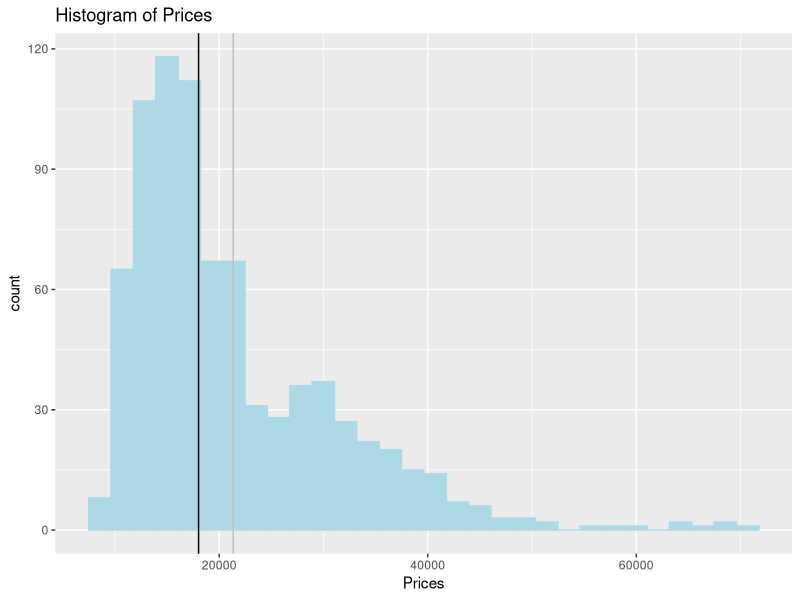
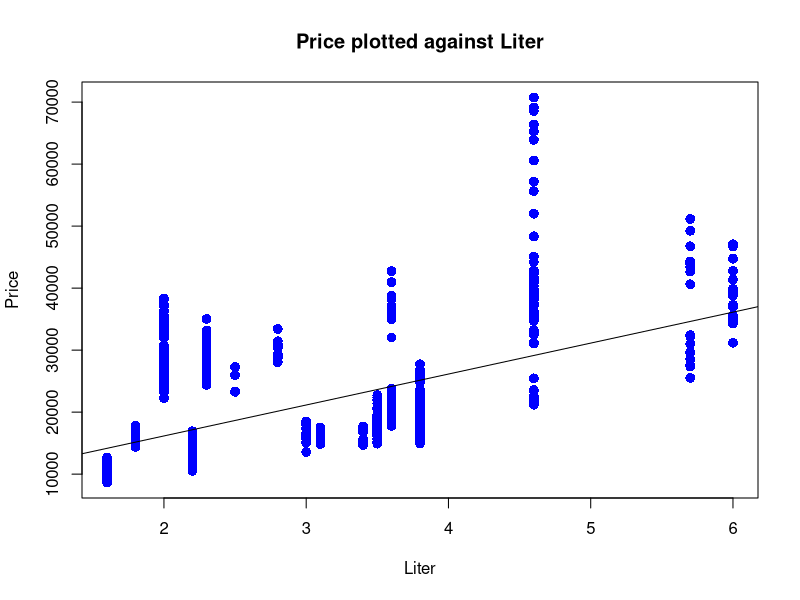
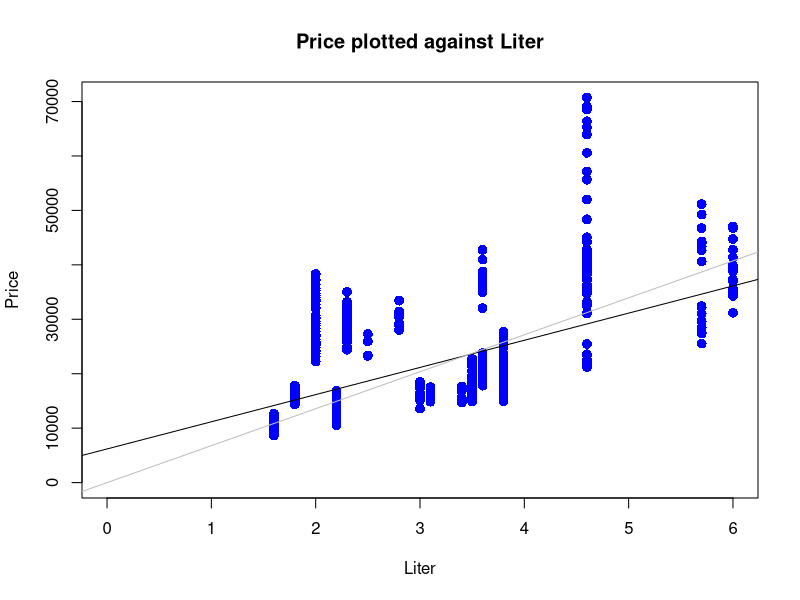

R code for these plots, in order:
## ---- chunk 1
library("readxl")
library("ggplot2")
library("dplyr")
library("sandwich")
## ---- chunk 2
car_data <- read_excel("QRMassignment20211008.xlsx")
#View(car_data)

#a)

ggplot(data = car_data, aes(x = Prices, fill = group)) +
  geom_histogram(mapping = aes(Price), bins = 30, col = "lightblue", fill = "lightblue") +
  geom_vline(mapping = aes(xintercept = mean(Price), colour = "Mean of Prices"), col = "grey") +
  geom_vline(mapping = aes(xintercept = median(Price), colour = "Median of Prices"), col = "black") +
  scale_fill_manual(name="Legend",values=c("grey","black"),labels=c("Mean of Prices","Median of Prices")) +
  labs(title = "Histogram of Prices")
  
###some explaining words here




#b)

car_small_cyl_vol <- car_data %>% filter(Liter < 3)
car_large_cyl_vol <- car_data %>% filter(Liter > 3)

  ### check whether below and above 3 liters includes all observations
  identical(nrow(car_small_cyl_vol)+nrow(car_large_cyl_vol),nrow(car_data))
  ##returns FALSE; hence it does not include all observations
  
  ### Cars with exactly 3 liters cylinder volume should be excluded after the constraints given in the exercise
  car_between_cyl_vol <- car_data %>% filter(Liter == 3)
  
  ### including 3 liter culinder volume cars as well yields the identical lenth of datasets
  identical(nrow(car_small_cyl_vol)+nrow(car_large_cyl_vol)+nrow(car_between_cyl_vol),nrow(car_data))

my_small <- car_small_cyl_vol$Liter
my_large <- car_large_cyl_vol$Liter

### Compute a t-test to test the null hypothesis for two means
t.test(my_small, my_large, conf.level = 0.99)


  ### We reject the null hypothesis that the population mean price of cars with a cylinder volume of more than 3 liters equals the population mean price of cars with a cylinder volume of more than 3 liters at a significance level of 0.01 as the constructed p-value is insignificant (i.e., very small)

#c)

price <- car_data$Price
liter <- car_data$Liter

### OLS estimation
lm_price_liter <- lm(price ~ liter)

summary(lm_price_liter)


### Computation of heteroscedasticity-robust standard errors
heterorob_SE <- sqrt(diag(vcovHC(lm_price_liter, type = "HC1")))
heterorob_SE

### Create table

### some explainng words here

#d)

### Plot and add prices vs. liter to regression line

plot(liter, price, pch = 16, cex = 1.3, col = "blue", main = "Price plotted against Liter", xlab = "Liter", ylab = "Price") + abline(lm_price_liter)

#e)

lm_price_origin_liter <- lm(price ~ 0 + liter)

heterorob_origin_SE <- sqrt(diag(vcovHC(lm_price_origin_liter, type = "HC1")))
heterorob_origin_SE

#f)
plot(liter, price, pch = 16, cex = 1.3, col = "blue", main = "Price plotted against Liter", xlab = "Liter", ylab = "Price", xlim=c(0,max(liter)), ylim = c(0, max(price))) + abline(lm_price_liter) + abline(lm_price_origin_liter, col = "grey")

#g)

summary(lm_price_origin_liter)

#h)

car_data_h <- select(car_data, Price, Liter, Mileage, Cruise, Sound, Leather)

lm_prices_all <- lm(data = car_data_h, Price ~ .)

#i)
summary(lm_prices_all)

#j)

car_data_j <- mutate(car_data_h, miles_30k = 1*(Mileage>30000))

lm_prices_all_30kmiles <- lm(data = car_data_j, Price ~ .)

summary(lm_prices_all_30kmiles)
